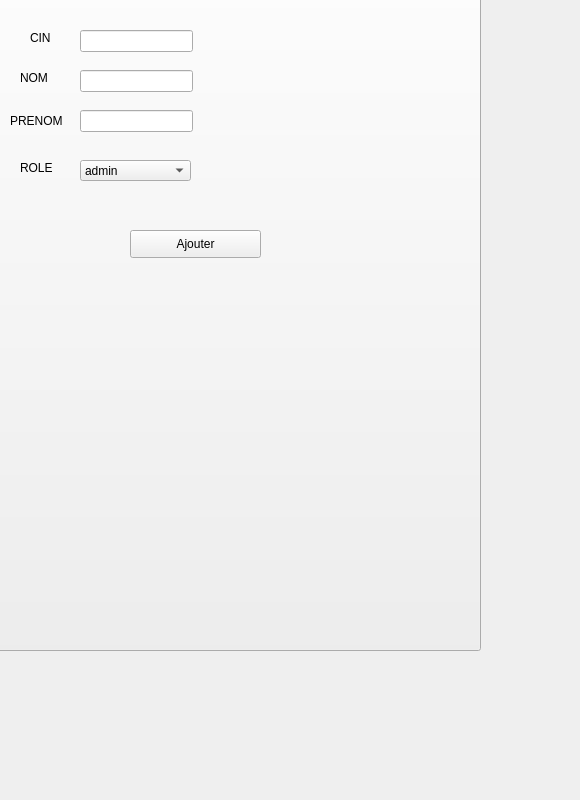
      <widget class="QWidget" name="tab">
       <attribute name="title">
        <string>Ajouter </string>
       </attribute>
       <widget class="QPushButton" name="pushButton_9">
        <property name="geometry">
         <rect>
          <x>-90</x>
          <y>-140</y>
          <width>571</width>
          <height>791</height>
         </rect>
        </property>
        <property name="text">
         <string/>
        </property>
        <property name="icon">
         <iconset>
          <normaloff>../Creator The Podcast (6).png</normaloff>../Creator The Podcast (6).png</iconset>
        </property>
        <property name="iconSize">
         <size>
          <width>1000</width>
          <height>1000</height>
         </size>
        </property>
       </widget>
       <widget class="QLabel" name="label">
        <property name="geometry">
         <rect>
          <x>30</x>
          <y>30</y>
          <width>56</width>
          <height>16</height>
         </rect>
        </property>
        <property name="text">
         <string>CIN</string>
        </property>
       </widget>
       <widget class="QLabel" name="label_2">
        <property name="geometry">
         <rect>
          <x>20</x>
          <y>70</y>
          <width>56</width>
          <height>16</height>
         </rect>
        </property>
        <property name="text">
         <string>NOM</string>
        </property>
       </widget>
       <widget class="QLabel" name="label_3">
        <property name="geometry">
         <rect>
          <x>10</x>
          <y>110</y>
          <width>91</width>
          <height>21</height>
         </rect>
        </property>
        <property name="text">
         <string>PRENOM</string>
        </property>
       </widget>
       <widget class="QLabel" name="label_4">
        <property name="geometry">
         <rect>
          <x>20</x>
          <y>160</y>
          <width>91</width>
          <height>16</height>
         </rect>
        </property>
        <property name="text">
         <string>ROLE</string>
        </property>
       </widget>
       <widget class="QComboBox" name="comboBox">
        <property name="geometry">
         <rect>
          <x>80</x>
          <y>160</y>
          <width>111</width>
          <height>21</height>
         </rect>
        </property>
        <item>
         <property name="text">
          <string>admin</string>
         </property>
        </item>
        <item>
         <property name="text">
          <string>rh</string>
         </property>
        </item>
        <item>
         <property name="text">
          <string>chef</string>
         </property>
        </item>
        <item>
         <property name="text">
          <string>emplyee</string>
         </property>
        </item>
       </widget>
       <widget class="QLineEdit" name="le_prenom">
        <property name="geometry">
         <rect>
          <x>80</x>
          <y>110</y>
          <width>113</width>
          <height>22</height>
         </rect>
        </property>
       </widget>
       <widget class="QLineEdit" name="le_nom">
        <property name="geometry">
         <rect>
          <x>80</x>
          <y>70</y>
          <width>113</width>
          <height>22</height>
         </rect>
        </property>
       </widget>
       <widget class="QLineEdit" name="le_cin">
        <property name="geometry">
         <rect>
          <x>80</x>
          <y>30</y>
          <width>113</width>
          <height>22</height>
         </rect>
        </property>
        <property name="text">
         <string/>
        </property>
       </widget>
       <widget class="QPushButton" name="pb_ajouter">
        <property name="geometry">
         <rect>
          <x>130</x>
          <y>230</y>
          <width>131</width>
          <height>28</height>
         </rect>
        </property>
        <property name="text">
         <string>Ajouter</string>
        </property>
       </widget>
      </widget>
